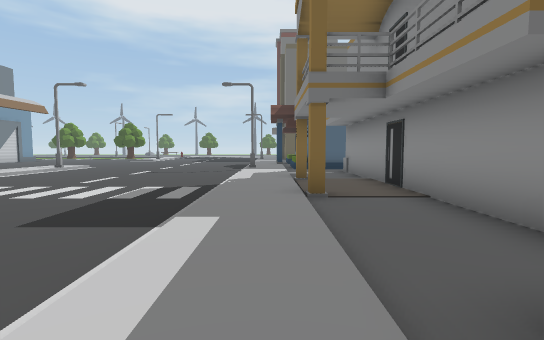
[1] (above)

24 first-person views from a walk through a 3-D level made in the Unity game engine. The camera is 1.4 m above the floor, tilts 4° down and sees 85° across. The floor is counted in squares, 2 m on a side. Each view is taken from the middle of a square. On the plan, view 1 faces up. The plan holds only what a view shows up to about 10 squares ahead; the rest is blank. The place goes on beyond the plan. The player character is not drawn.

[2]
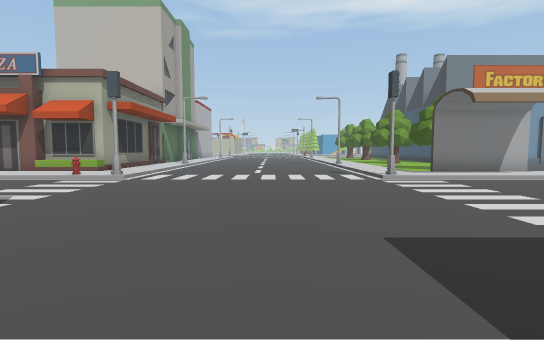

[3]
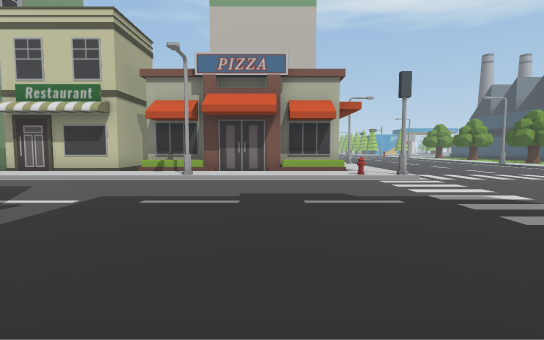

[4]
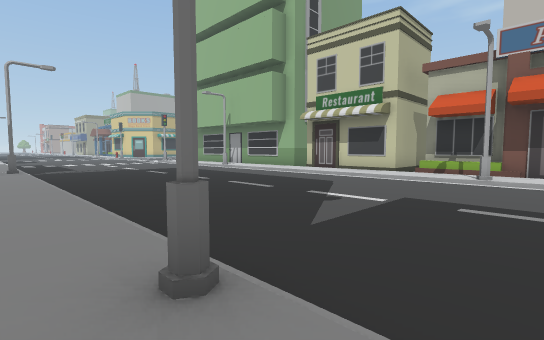

[5]
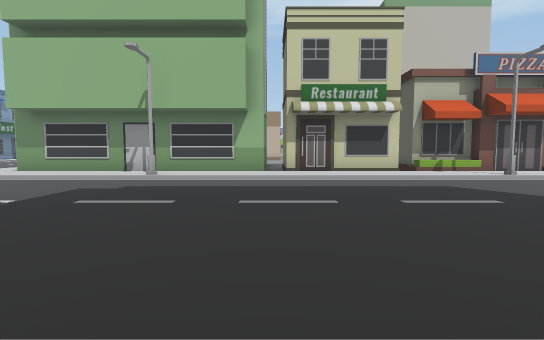

[6]
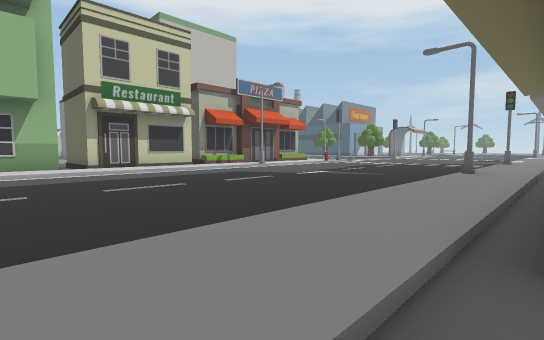

[7]
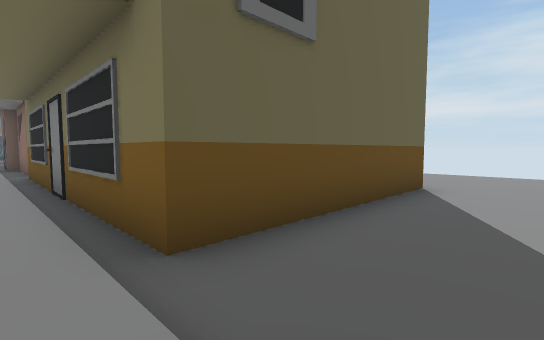

[8]
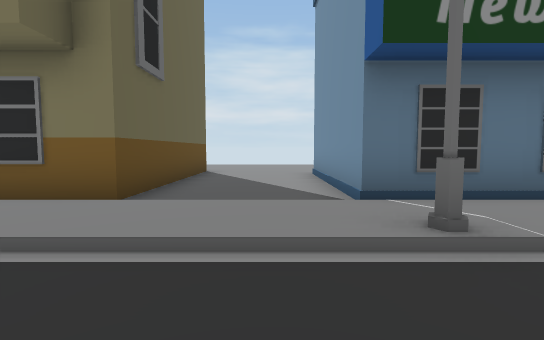

[9]
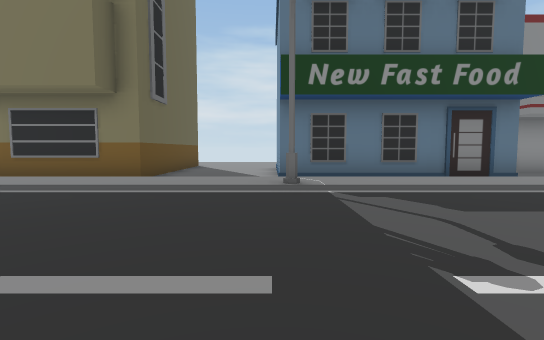

[10]
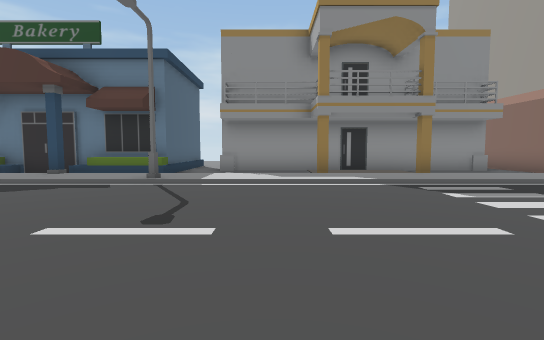

[11]
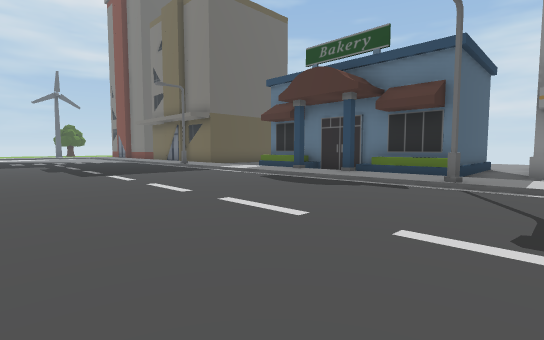

[12]
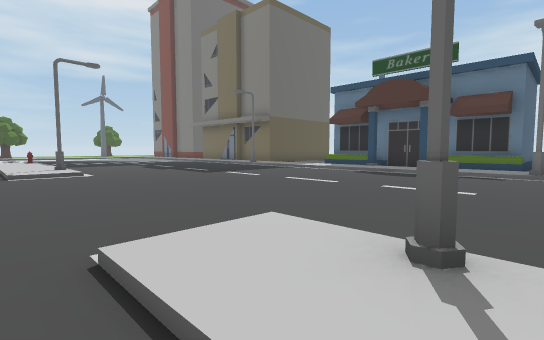

[13]
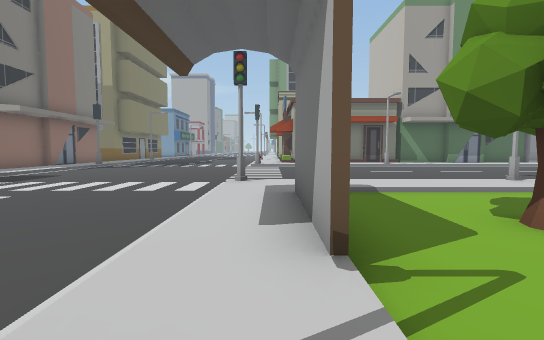

[14]
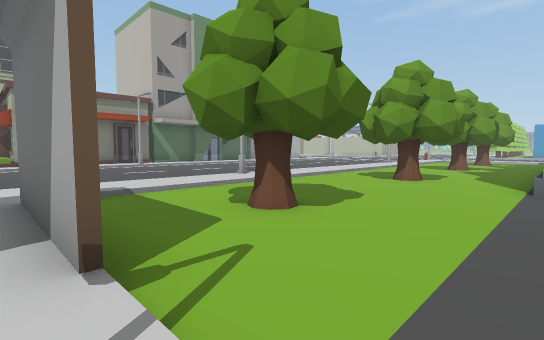

[15]
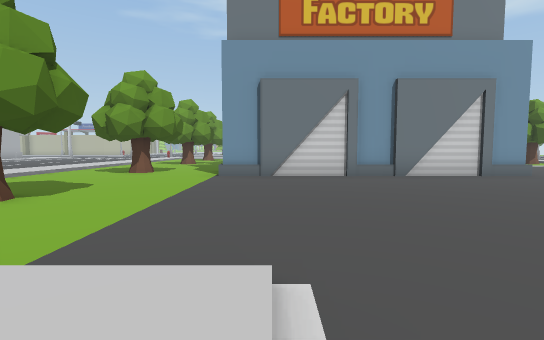

[16]
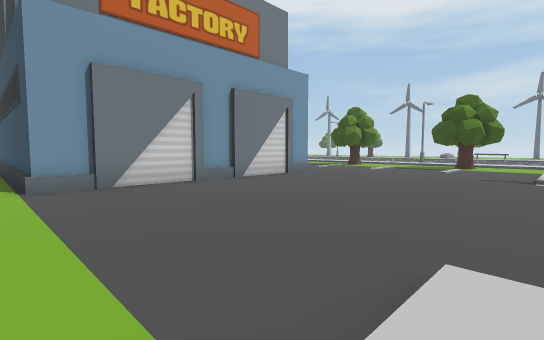

[17]
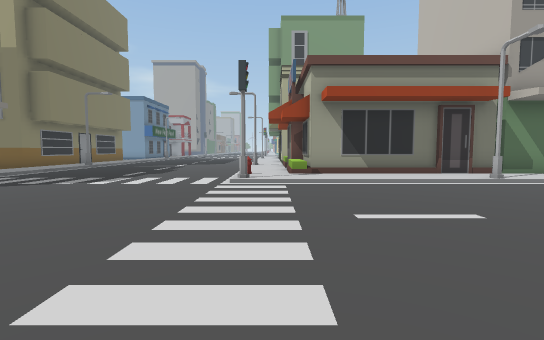

[18]
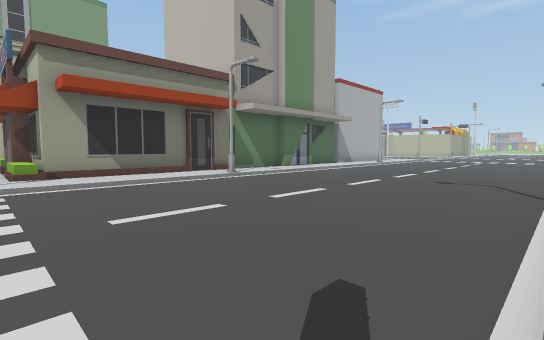

[19]
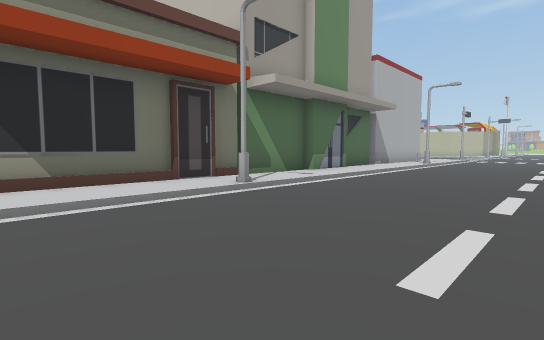

[20]
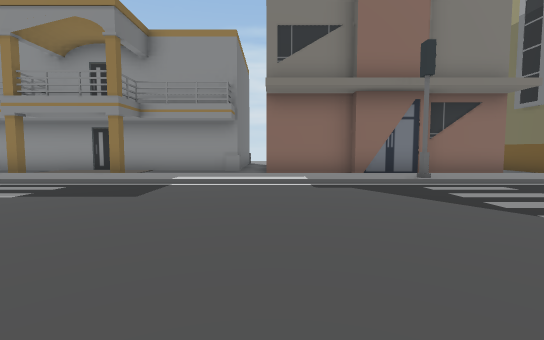

[21]
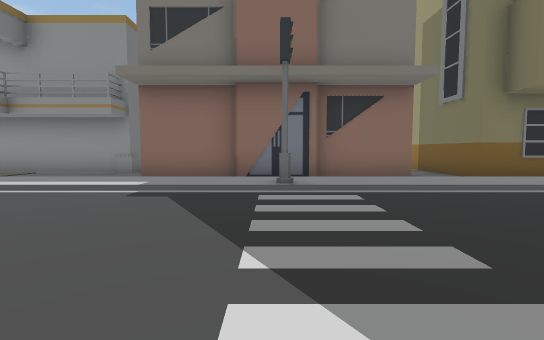

[22]
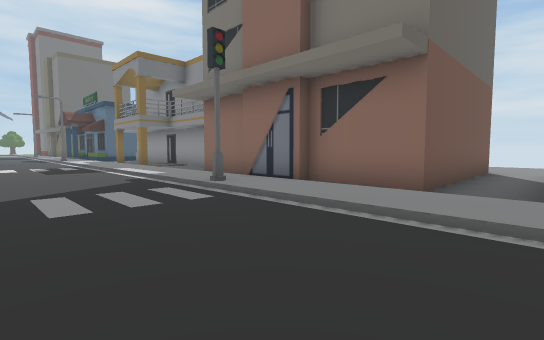

[23]
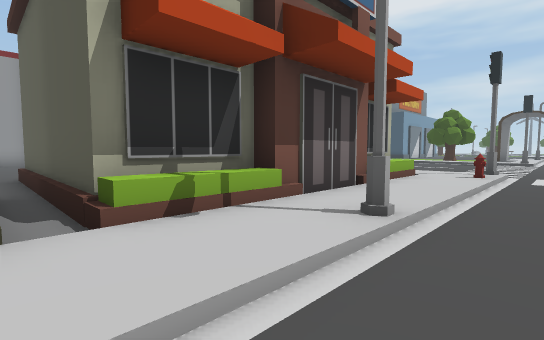

[24]
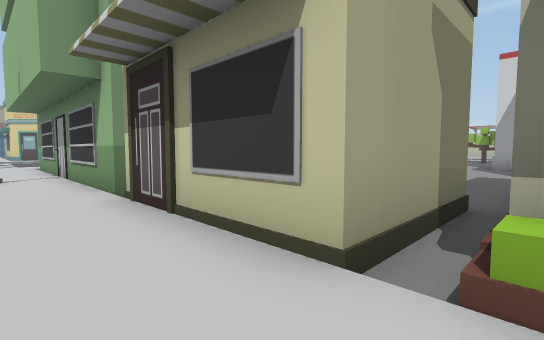

### Floor plan
Key: @ floor where view 1 was taken; # wall or solid block; . main floor; : floor 0.25 m higher than the main floor; / step, stairs or slope; B building; H hydrant; S streetlight; T tree; O other object.
Columns run from 21 left of view 1 to 10 right of it. Each row starts with its distance up from view 1.
 20     BB......//.....
 19     BB..............
 18     BB............../
 17     BB............../:BB
 16     BB..............// B
 15     BB............../: B
 14     BB..............// B
 13     BB......//....../:B
 12 BBBBBB......:/....../:BBBBB
 11 ............:S......S: ....
 10 ...........O:/....../: .#
  9  ...T....T.O:/....../:..#
  8   .........O:/....../:#.#
  7    .........:/....../:..#
  6    ::::::::::/....../:..#
  5   ////S//////#....../:#.#
  4 ..................../:..#
  3 ..................../:..#
  2 ..................../:..#
  1 ..................../:BBB
  0 ..................../@B
 -1 ..................../:B
 -2 //////S//////#......#:B
 -3  ::::::::::::/....../:B
 -4  BBBBBBBBBBB:H....../:B
 -5      B     B:/....../:BBBBBB..
 -6      B     B:/....../:........
 -7      B     B:/....../:BBBB
 -8      B     B:S......S:B
 -9            B:/....../:B
-10  .....BBBBBB:/....../:B
-11  ........BBB:/....../:B
-12  .....     B:/....../:B
-13            B:/....../:B
-14           BB:/....../:B      ...
-15             :/....../:BBBBBB....
-16            B:/....../:..........
-17            B:/....../:..........
-18            B:S......S:BBBBB..
-19            B:/....../:B
-20            B:/....../:B
-21            B:/..  ../:B
-22            B:/.    ./:B

Where each view was taken, in squares from view 1:
view 1: 0 up, 0 right, facing up
view 2: 2 up, 0 right, facing left
view 3: 6 down, 0 right, facing left
view 4: 7 down, 0 right, facing down-left
view 5: 15 down, 0 right, facing left
view 6: 17 down, 1 right, facing up-left
view 7: 17 down, 0 right, facing up-right
view 8: 17 down, 3 left, facing right
view 9: 18 down, 6 left, facing right
view 10: 9 up, 7 left, facing right
view 11: 10 up, 7 left, facing up-right
view 12: 11 up, 10 left, facing up-right
view 13: 12 up, 9 left, facing down
view 14: 12 up, 9 left, facing down-left
view 15: 13 up, 8 left, facing left
view 16: 11 up, 9 left, facing up-left
view 17: 5 up, 9 left, facing down
view 18: 5 up, 9 left, facing down-left
view 19: 2 up, 11 left, facing down-left
view 20: 1 up, 7 left, facing right
view 21: 2 down, 6 left, facing right
view 22: 7 down, 4 left, facing up-right
view 23: 11 down, 7 left, facing up-left
view 24: 10 down, 8 left, facing down-left
